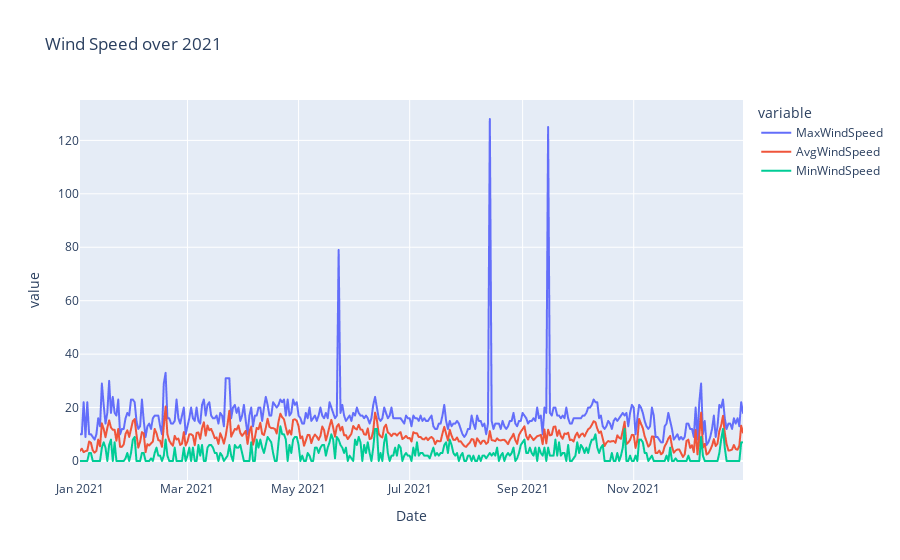

Notebook source saved alongside this figure:
### Code cell
windspeed_df=pd.DataFrame(df, columns = ['MaxWindSpeed', 'AvgWindSpeed','MinWindSpeed'])
fig = px.line(df, x="Date", y=windspeed_df.columns,
              title='Wind Speed over 2021')
fig.show()

### Figure 1 — Plotly figure (JSON) as saved in the notebook; plotly's stock layout.template omitted (floating-point values rounded to 4 significant figures; data arrays with more than 128 entries replaced by an {"elided": "..."} marker saying what was removed)
{"data": [{"hovertemplate": "variable=MaxWindSpeed<br>Date=%{x}<br>value=%{y}<extra></extra>", "legendgroup": "MaxWindSpeed", "line": {"color": "#636efa", "dash": "solid"}, "marker": {"symbol": "circle"}, "mode": "lines", "name": "MaxWindSpeed", "showlegend": true, "type": "scattergl", "x": {"elided": "365 str values"}, "xaxis": "x", "y": {"elided": "365 int values"}, "yaxis": "y"}, {"hovertemplate": "variable=AvgWindSpeed<br>Date=%{x}<br>value=%{y}<extra></extra>", "legendgroup": "AvgWindSpeed", "line": {"color": "#EF553B", "dash": "solid"}, "marker": {"symbol": "circle"}, "mode": "lines", "name": "AvgWindSpeed", "showlegend": true, "type": "scattergl", "x": {"elided": "365 str values"}, "xaxis": "x", "y": {"elided": "365 float values"}, "yaxis": "y"}, {"hovertemplate": "variable=MinWindSpeed<br>Date=%{x}<br>value=%{y}<extra></extra>", "legendgroup": "MinWindSpeed", "line": {"color": "#00cc96", "dash": "solid"}, "marker": {"symbol": "circle"}, "mode": "lines", "name": "MinWindSpeed", "showlegend": true, "type": "scattergl", "x": {"elided": "365 str values"}, "xaxis": "x", "y": {"elided": "365 int values"}, "yaxis": "y"}], "layout": {"legend": {"title": {"text": "variable"}, "tracegroupgap": 0}, "title": {"text": "Wind Speed over 2021"}, "xaxis": {"anchor": "y", "domain": [0, 1], "title": {"text": "Date"}}, "yaxis": {"anchor": "x", "domain": [0, 1], "title": {"text": "value"}}}}
